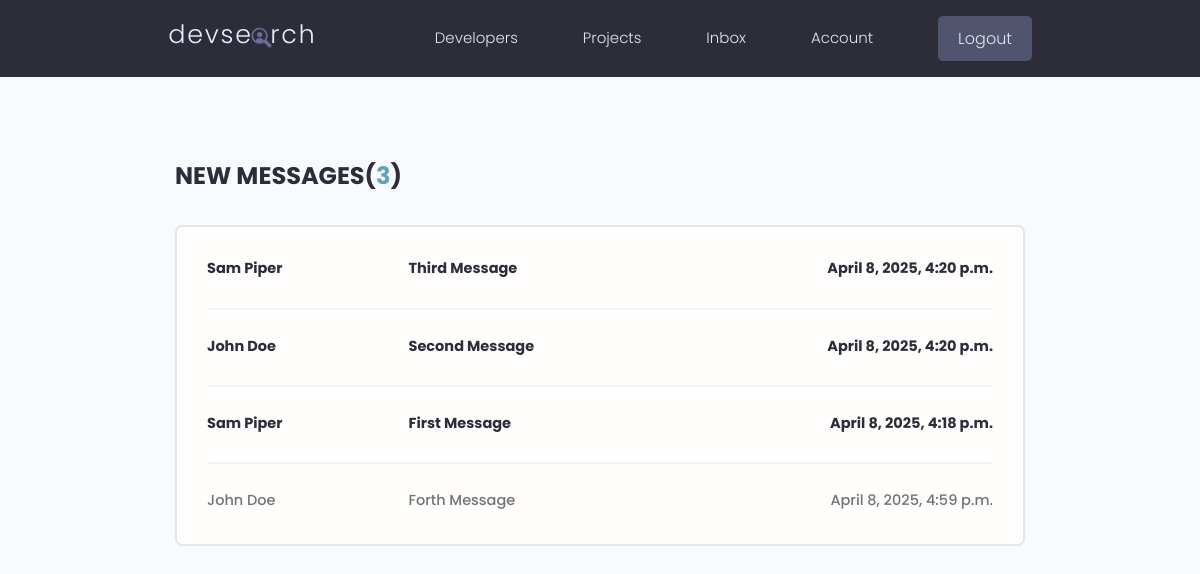
The page /inbox/ (signed in) on the database as committed earlier.
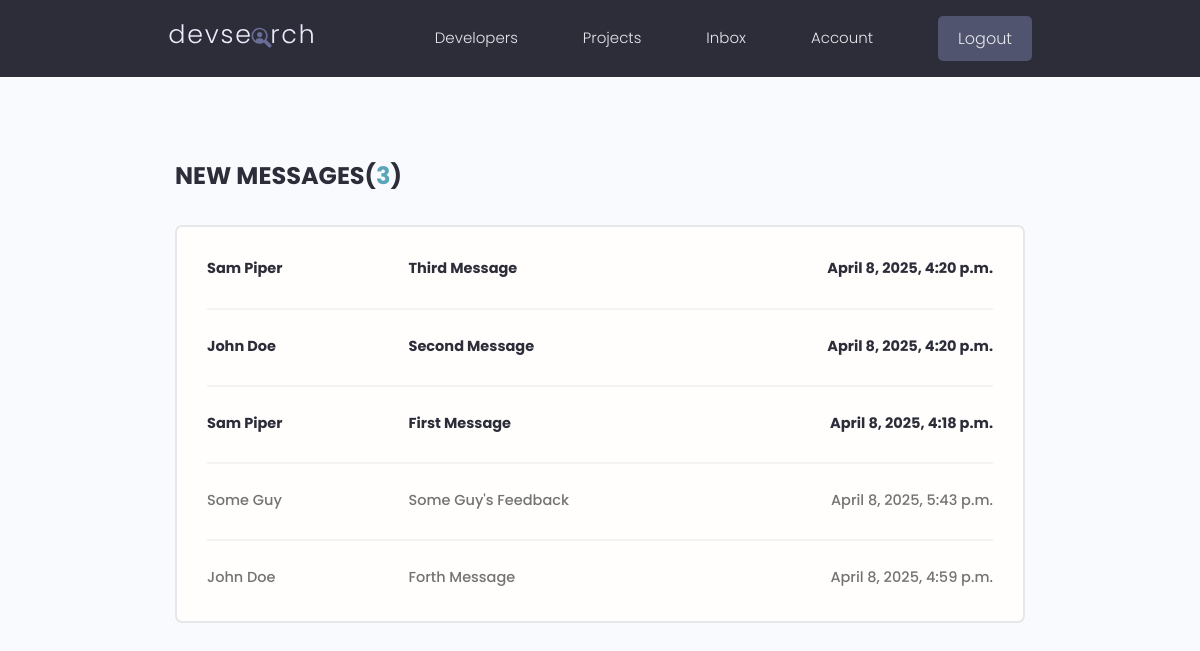
The same page on the database as committed later.
### users/models.py (models this page shows, shortened)
class Message(models.Model):
    class Meta:
        ordering = ['is_read', '-created']
    id = models.UUIDField(default=uuid.uuid4, unique=True, primary_key=True, editable=False)
    sender = ForeignKey(Profile, on_delete=models.SET_NULL, null=True, blank=True)
    recipient = ForeignKey(Profile, on_delete=models.SET_NULL, null=True, blank=True, related_name='messages')
    name = models.CharField(max_length=200, null=True, blank=True)
    email = models.EmailField(max_length=200, null=True, blank=True)
    is_read = models.BooleanField(default=False, null=True)
    subject = models.CharField(max_length=200, null=True, blank=True)
    body = models.TextField()
    created = models.DateTimeField(auto_now_add=True)

### users/views.py (the view)
# urls.py: path('inbox/', views.inbox, name='inbox'),
@login_required(login_url='login')
def inbox(request):
    profile =  request.user.profile
    profile_messages = profile.messages.all()
    unread_count = profile_messages.filter(is_read=False).count()
    context = {
        'profile_messages': profile_messages,
        'unread_count': unread_count
    }
    return render(request, template_name='users/inbox.html', context=context)

### users/templates/users/inbox.html
{% extends 'main.html' %}
{% block content %}
  <main class="inbox my-xl">
    <div class="content-box">
      <h3 class="inbox__title">New Messages(<span>{{ unread_count }}</span>)</h3>
      <ul class="messages">
      {% for message in profile_messages %}
        {% if message.is_read == False %}
          <li class="message message--unread">
        {% else %}
          <li class="message">
        {% endif %}
            <a href="{% url 'view-message' message.id %}">
              <span class="message__author">{{ message.name }}</span>
              <span class="message__subject">{{ message.subject }}</span>
              <span class="message__date"> {{ message.created }}</span>
            </a>
          </li>
      {% endfor %}
      </ul>
    </div>
  </main>
{% endblock content %}

Rows that differ between the two databases and show on the page:
added Message: name "Some Guy", subject "Some Guy's Feedback", created "April 8, 2025, 5:43 p.m."
